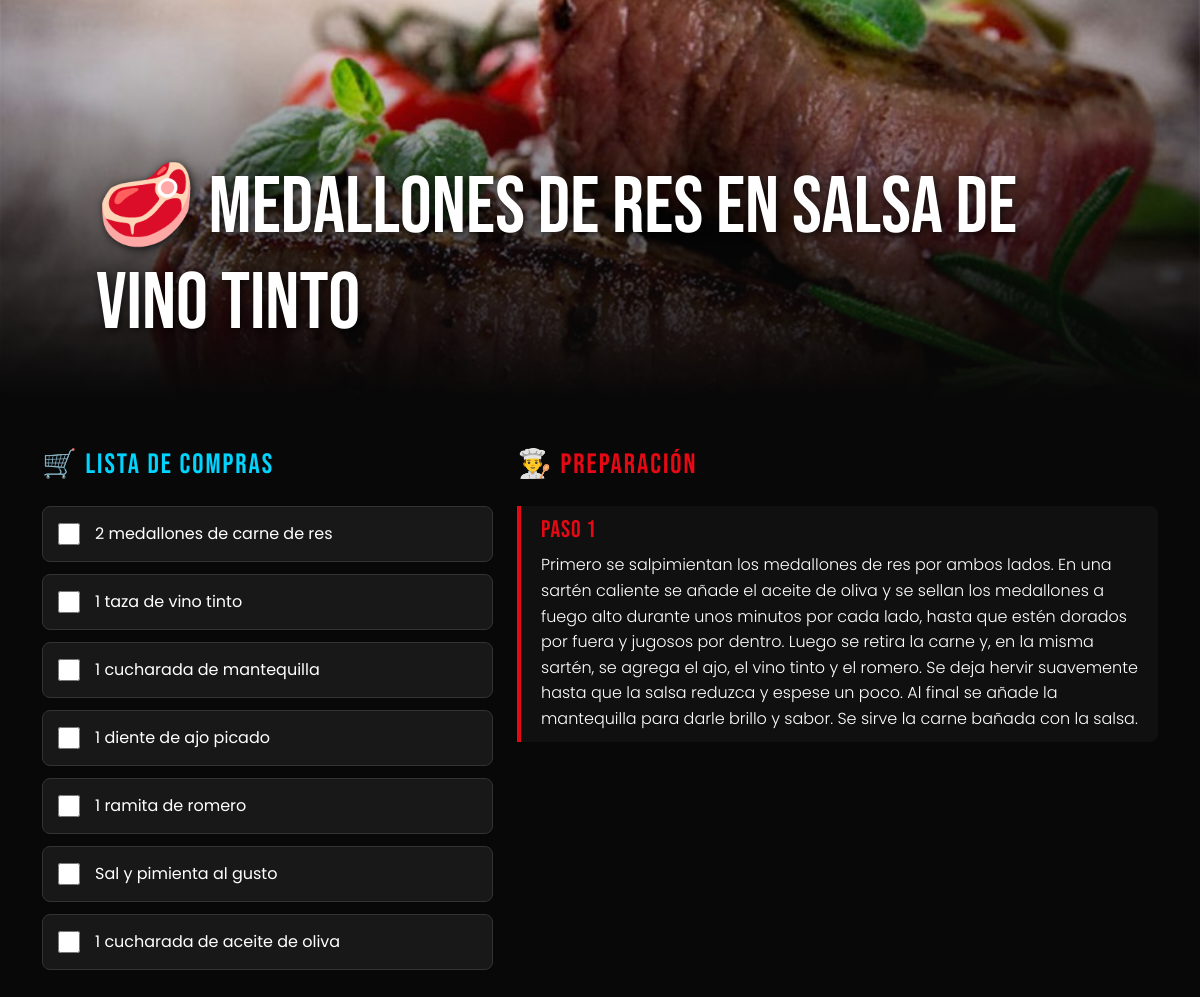
Page /recetas/4/ on the committed database.
### alimentos/models.py (models this page shows, shortened)
class Receta(models.Model):
    titulo = models.CharField(max_length=200)
    ingredientes = models.TextField()
    pasos = models.TextField()
    imagen = models.ImageField(upload_to='recetas/', null=True, blank=True)

### alimentos/views.py (the view)
# urls.py: path("recetas/<int:receta_id>/", views.detalle_receta, name="detalle_receta"),
def detalle_receta(request, receta_id):
    receta = get_object_or_404(Receta, id=receta_id)
    lista_ingredientes = [i.strip() for i in receta.ingredientes.splitlines() if i.strip()]
    lista_pasos = [p.strip() for p in receta.pasos.splitlines() if p.strip()]
    return render(request, 'alimentos/detalle_receta.html', {
        'receta': receta,
        'lista_ingredientes': lista_ingredientes,
        'lista_pasos': lista_pasos
    })

### alimentos/templates/alimentos/detalle_receta.html (shortened to what this page needs)
<!DOCTYPE html>
<html lang="es">
<head>
    <link href="https://cdn.jsdelivr.net/npm/bootstrap@5.3.2/dist/css/bootstrap.min.css" rel="stylesheet">
</head>
<body>
    <div class="hero-receta">
        <h1>{{ receta.titulo }}</h1>
    </div>
    <div class="container mt-5">
        <div class="row">
            <div class="col-md-5 mb-5">
                <h3 class="mb-4" style="font-family: 'Bebas Neue'; color: #00d4ff; letter-spacing: 2px;">
                    🛒 LISTA DE COMPRAS
                </h3>
                {% for ing in lista_ingredientes %}
                <label class="check-item w-100">
                    <input type="checkbox">
                    <span class="ingrediente-texto">{{ ing }}</span>
                </label>
                {% empty %}
                <p class="text-muted">No se detallaron ingredientes.</p>
                {% endfor %}
            </div>
            <div class="col-md-7">
                <h3 class="mb-4" style="font-family: 'Bebas Neue'; color: var(--netflix-red); letter-spacing: 2px;">
                    👨‍🍳 PREPARACIÓN
                </h3>
                {% for paso in lista_pasos %}
                <div class="paso-box">
                    <h5>PASO {{ forloop.counter }}</h5>
                    <p class="m-0" style="font-weight: 300; line-height: 1.6;">{{ paso }}</p>
                </div>
                {% empty %}
                <p class="text-muted">No se detallaron pasos de preparación.</p>
                {% endfor %}
            </div>
        </div>
    </div>
</body>
</html>

### rows in the picture
Receta: titulo "🥩 Medallones de res en salsa de vino tinto", lista_pasos "Primero se salpimientan los medallones de res por ambos lados. En una sartén caliente se añade el aceite de oliva y se sellan los medallones a fuego alto durante unos minutos por cada lado, hasta que estén dorados por fuera y jugosos por dentro. Luego se retira la carne y, en la misma sartén, se agrega el ajo, el vino tinto y el romero. Se deja hervir suavemente hasta que la salsa reduzca y espese un poco. Al final se añade la mantequilla para darle brillo y sabor. Se sirve la carne bañada con la salsa."

### other values in the picture
{{ ing }} "2 medallones de carne de res" "1 taza de vino tinto" "1 cucharada de mantequilla" "1 diente de ajo picado" "1 ramita de romero" "Sal y pimienta al gusto" "1 cucharada de aceite de oliva"
